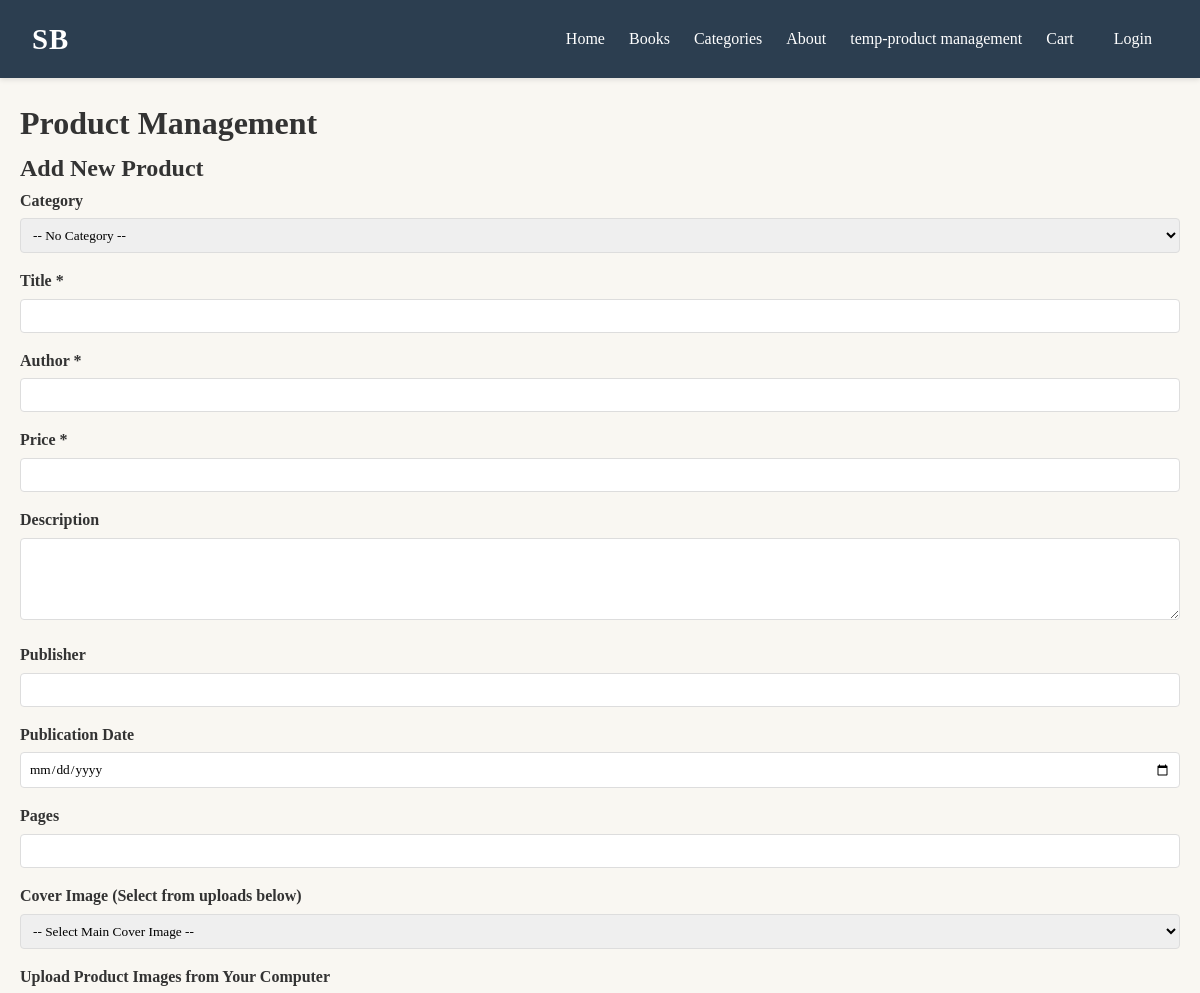
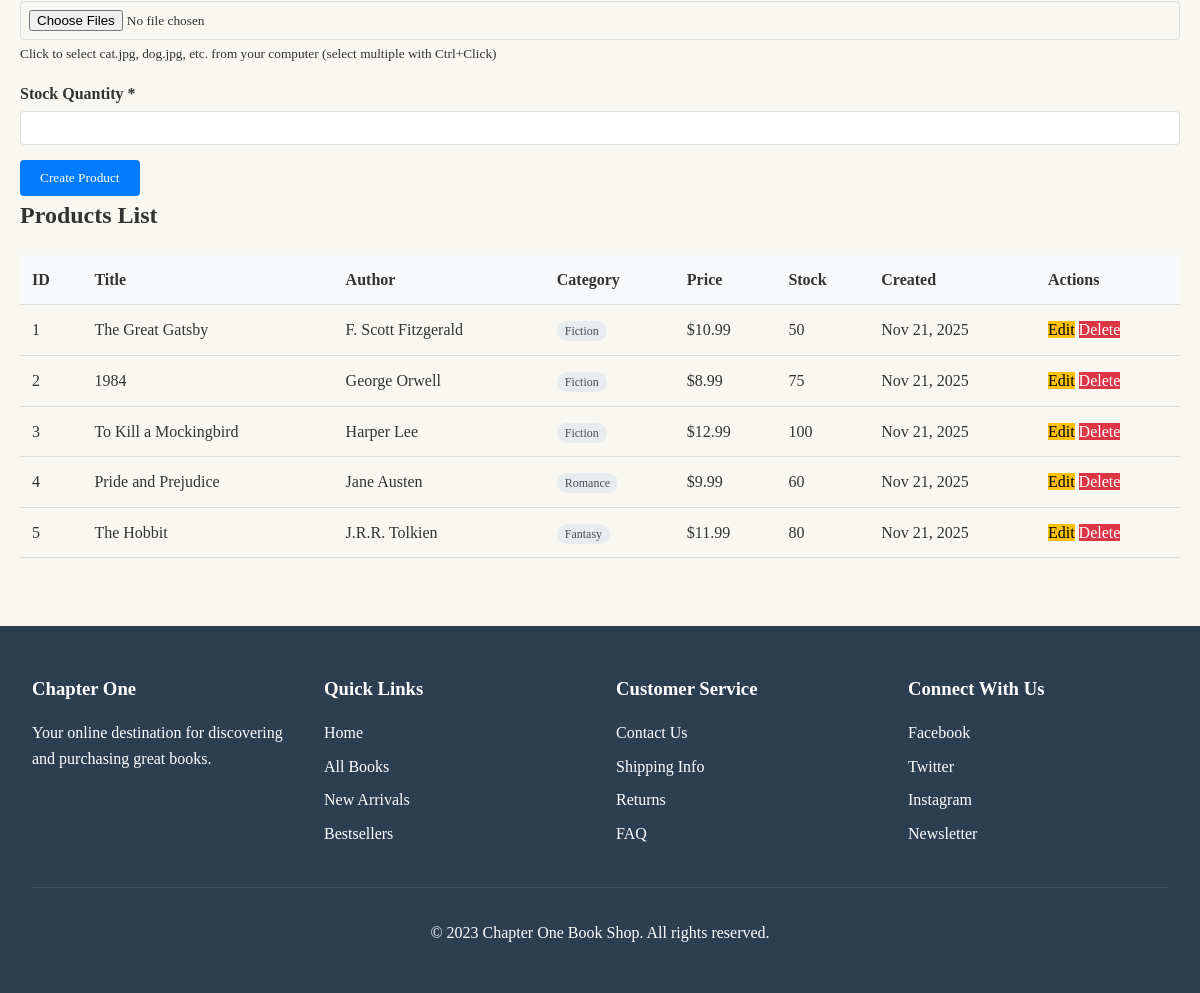
/page/adminProduct.php, run on the app's committed database (2 pictures, top to bottom).
### tables this page shows
CREATE TABLE products (
    id INT AUTO_INCREMENT PRIMARY KEY,
    category_id INT NULL,
    title VARCHAR(255) NOT NULL,
    author VARCHAR(255) NOT NULL,
    price DECIMAL(10, 2) NOT NULL,
    description TEXT,
    publisher VARCHAR(255),
    publication_date DATE,
    pages INT,
    cover_image VARCHAR(255),
    stock_quantity INT DEFAULT 0,
    created_at TIMESTAMP DEFAULT CURRENT_TIMESTAMP,
    updated_at TIMESTAMP DEFAULT CURRENT_TIMESTAMP ON UPDATE CURRENT_TIMESTAMP,
    FOREIGN KEY (category_id) REFERENCES categories(id) ON DELETE SET NULL
);

CREATE TABLE categories (
    id INT AUTO_INCREMENT PRIMARY KEY,
    name VARCHAR(255) NOT NULL UNIQUE,
    description TEXT,
    sort_order INT DEFAULT 0,
    created_at TIMESTAMP DEFAULT CURRENT_TIMESTAMP,
    updated_at TIMESTAMP DEFAULT CURRENT_TIMESTAMP ON UPDATE CURRENT_TIMESTAMP
);

### page/adminProduct.php (the view, shortened to what this page needs)
<?php
include '../sb_head.php';
$host = 'localhost';
$dbname = 'sbonline';
$username = 'root';
$password = '';
$product = [
    'id' => '',
    'category_id' => '',
    'title' => '',
    'author' => '',
    'price' => '',
    'description' => '',
    'publisher' => '',
    'publication_date' => '',
    'pages' => '',
    'cover_image' => '',
    'stock_quantity' => ''
];
try {
    $pdo = new PDO("mysql:host=$host;dbname=$dbname;charset=utf8", $username, $password);
    $pdo->setAttribute(PDO::ATTR_ERRMODE, PDO::ERRMODE_EXCEPTION);
    $sql = "SELECT p.*, c.name as category_name
            FROM products p
            LEFT JOIN categories c ON p.category_id = c.id
            ORDER BY p.created_at DESC";
    $stmt = $pdo->prepare($sql);
    $stmt->execute();
    $products = $stmt->fetchAll(PDO::FETCH_ASSOC);
} catch (PDOException $e) {
    $error = "Database error: " . $e->getMessage();
}
?>
<!DOCTYPE html>
<html lang="en">
<head>
</head>
<body>
    <div class="container">
        <h1>Product Management</h1>
        <div class="form-section">
            <h2><?php echo empty($product['id']) ? 'Add New Product' : 'Edit Product'; ?></h2>
            <form method="POST" action="adminProduct.php" enctype="multipart/form-data">
                <div class="form-group">
                    <label for="category_id">Category</label>
                    <select id="category_id" name="category_id">
                        <option value="">-- No Category --</option>
                    </select>
                </div>
                <div class="form-group">
                    <label for="title">Title *</label>
                    <input type="text" id="title" name="title" required
                           value="<?php echo htmlspecialchars($product['title']); ?>">
                </div>
                <div class="form-group">
                    <label for="author">Author *</label>
                    <input type="text" id="author" name="author" required
                           value="<?php echo htmlspecialchars($product['author']); ?>">
                </div>
                <div class="form-group">
                    <label for="price">Price *</label>
                    <input type="number" id="price" name="price" step="0.01" min="0" required
                           value="<?php echo htmlspecialchars($product['price']); ?>">
                </div>
                <div class="form-group">
                    <label for="description">Description</label>
                    <textarea id="description" name="description" rows="4"><?php echo htmlspecialchars($product['description']); ?></textarea>
                </div>
                <div class="form-group">
                    <label for="publisher">Publisher</label>
                    <input type="text" id="publisher" name="publisher"
                           value="<?php echo htmlspecialchars($product['publisher']); ?>">
                </div>
                <div class="form-group">
                    <label for="publication_date">Publication Date</label>
                    <input type="date" id="publication_date" name="publication_date"
                           value="<?php echo htmlspecialchars($product['publication_date']); ?>">
                </div>
                <div class="form-group">
                    <label for="pages">Pages</label>
                    <input type="number" id="pages" name="pages" min="1"
                           value="<?php echo htmlspecialchars($product['pages']); ?>">
                </div>
                <div class="form-group">
                    <label for="cover_image">Cover Image (Select from uploads below)</label>
                    <select id="cover_image" name="cover_image">
                        <option value="">-- Select Main Cover Image --</option>
                    </select>
                </div>
                <div class="form-group">
                    <label for="product_images">Upload Product Images from Your Computer</label>
                    <input type="file" id="product_images" name="product_images[]"
                           multiple accept="image/jpeg, image/png, image/gif, image/webp">
                    <small>Click to select cat.jpg, dog.jpg, etc. from your computer (select multiple with Ctrl+Click)</small>
                </div>
                <div class="form-group">
                    <label for="stock_quantity">Stock Quantity *</label>
                    <input type="number" id="stock_quantity" name="stock_quantity" min="0" required
                           value="<?php echo htmlspecialchars($product['stock_quantity']); ?>">
                </div>
                <button type="submit" class="btn-primary">
                    <?php echo empty($product['id']) ? 'Create Product' : 'Update Product'; ?>
                </button>
            </form>
        </div>
        <div class="list-section">
            <h2>Products List</h2>
            <?php if (empty($products)): ?>
                <p>No products found.</p>
            <?php else: ?>
                <table class="table">
                    <thead>
                        <tr>
                            <th>ID</th>
                            <th>Title</th>
                            <th>Author</th>
                            <th>Category</th>
                            <th>Price</th>
                            <th>Stock</th>
                            <th>Created</th>
                            <th>Actions</th>
                        </tr>
                    </thead>
                    <tbody>
                        <?php foreach ($products as $p): ?>
                            <tr>
                                <td><?php echo htmlspecialchars($p['id']); ?></td>
                                <td><?php echo htmlspecialchars($p['title']); ?></td>
                                <td><?php echo htmlspecialchars($p['author']); ?></td>
                                <td>
                                    <?php if ($p['category_name']): ?>
                                        <span class="category-badge"><?php echo htmlspecialchars($p['category_name']); ?></span>
                                    <?php else: ?>
                                        <span style="color: #6c757d;">No Category</span>
                                    <?php endif; ?>
                                </td>
                                <td>$<?php echo number_format($p['price'], 2); ?></td>
                                <td><?php echo htmlspecialchars($p['stock_quantity']); ?></td>
                                <td><?php echo date('M j, Y', strtotime($p['created_at'])); ?></td>
                                <td class="actions">
                                    <a href="adminProduct.php?action=edit&id=<?php echo $p['id']; ?>"
                                       class="btn-warning">Edit</a>
                                    <a href="adminProduct.php?action=delete&id=<?php echo $p['id']; ?>"
                                       class="btn-danger"
                                       onclick="return confirm('Are you sure you want to delete this product?')">Delete</a>
                                </td>
                            </tr>
                        <?php endforeach; ?>
                    </tbody>
                </table>
            <?php endif; ?>
        </div>
    </div>
</body>
</html>
<?php
include '../sb_foot.php';

### sb_head.php (shortened to what this page needs)
<!DOCTYPE html>
<html lang="en">
<head>
    <link rel="stylesheet" href="/css/sb_style.css">
</head>
<body>
    <header>
        <div class="logo">SB</div>
        <div class="header-right">
            <nav>
                <ul>
                    <li><a href="/index.php">Home</a></li>
                    <li><a href="/page/product.php">Books</a></li>
                    <li><a href="/page/category.php">Categories</a></li>
                    <li><a href="/page/about.php">About</a></li>
                    <li><a href="/page/adminProduct.php">temp-product management</a></li>
                    <li><a href="/page/cart_view.php">Cart</a></li>
                </ul>
            </nav>
            <?php if (isset($_SESSION['user_id'])): ?>
                <div class="profile-dropdown">
                    <button class="profile-icon" onclick="toggleProfileDropdown()" title="Profile">
                        <img src="/images/login.jpg" alt="Profile" class="profile-image">
                    </button>
                    <div class="dropdown-menu" id="profileDropdown">
                        <a href="/page/<?= ($_SESSION['user_type'] ?? '') === 'admin' ? 'admin_profile.php' : 'user_profile.php' ?>">Profile</a>
                        <a href="/login/logout.php">Logout</a>
                    </div>
                </div>
            <?php else: ?>
                <a href="/login/index.php" class="login-link">Login</a>
            <?php endif; ?>
        </div>
    </header>

### sb_foot.php
  <footer>
        <div class="footer-content">
            <div class="footer-section">
                <h3>Chapter One</h3>
                <p>Your online destination for discovering and purchasing great books.</p>
            </div>
            <div class="footer-section">
                <h3>Quick Links</h3>
                <ul>
                    <li><a href="#">Home</a></li>
                    <li><a href="#">All Books</a></li>
                    <li><a href="#">New Arrivals</a></li>
                    <li><a href="#">Bestsellers</a></li>
                </ul>
            </div>
            <div class="footer-section">
                <h3>Customer Service</h3>
                <ul>
                    <li><a href="#">Contact Us</a></li>
                    <li><a href="#">Shipping Info</a></li>
                    <li><a href="#">Returns</a></li>
                    <li><a href="#">FAQ</a></li>
                </ul>
            </div>
            <div class="footer-section">
                <h3>Connect With Us</h3>
                <ul>
                    <li><a href="#">Facebook</a></li>
                    <li><a href="#">Twitter</a></li>
                    <li><a href="#">Instagram</a></li>
                    <li><a href="#">Newsletter</a></li>
                </ul>
            </div>
        </div>
        <div class="copyright">
            <p>&copy; 2023 Chapter One Book Shop. All rights reserved.</p>
        </div>
    </footer>
</body>
</html>

### css/sb_style.css (style rules this page uses)
* { margin: 0; padding: 0; box-sizing: border-box; font-family: "Georgia", serif; }
body { background-color: #f9f7f2; color: #333; line-height: 1.6; }
a { text-decoration: none; color: inherit; }
header { background-color: #2c3e50; color: #fff; padding: 1rem 2rem; display: flex; justify-content: space-between; align-items: center; box-shadow: 0 2px 5px rgba(0, 0, 0, 0.1); }
.logo { font-size: 1.8rem; font-weight: bold; letter-spacing: 1px; }
.header-right { display: flex; align-items: center; gap: 1.5rem; }
nav ul { display: flex; list-style: none; margin: 0; padding: 0; gap: 1.5rem; }
nav li { margin: 0; }
.login-link { color: #fff; font-size: 1rem; text-decoration: none; padding: 0.5rem 1rem; }
.container { max-width: 1200px; margin: 0 auto; padding: 2rem; }
footer { background: #2c3e50; color: white; padding: 3rem 2rem; margin-top: 3rem; }
.footer-content { max-width: 1200px; margin: 0 auto; display: grid; grid-template-columns: repeat(auto-fit, minmax(200px, 1fr)); gap: 2rem; }
.footer-section h3 { margin-bottom: 1rem; }
.footer-section ul { list-style: none; }
.footer-section li { margin-bottom: 0.5rem; }
.copyright { text-align: center; margin-top: 2rem; padding-top: 2rem; border-top: 1px solid rgba(255, 255, 255, 0.1); }

### page/adminProduct.php (style rules this page uses)
.container { max-width: 1200px; margin: 0 auto; padding: 20px; }
.form-group { margin-bottom: 15px; }
label { display: block; margin-bottom: 5px; font-weight: bold; }
input, textarea, select { width: 100%; padding: 8px; border: 1px solid #ddd; border-radius: 4px; }
button { padding: 10px 20px; border: none; border-radius: 4px; cursor: pointer; }
.btn-primary { background: #007bff; color: white; }
.btn-danger { background: #dc3545; color: white; }
.btn-warning { background: #ffc107; color: black; }
.table { width: 100%; border-collapse: collapse; margin-top: 20px; }
.table th, .table td { padding: 12px; text-align: left; border-bottom: 1px solid #ddd; }
.table th { background: #f8f9fa; }
.actions { white-space: nowrap; }
.category-badge { background: #e9ecef; padding: 3px 8px; border-radius: 12px; font-size: 12px; color: #495057; }

### data on the page
products: id "1", title "The Great Gatsby", author "F. Scott Fitzgerald", category.name "Fiction", price "10.99", stock_quantity "50", created_at "Nov 21, 2025"
products: id "2", title "1984", author "George Orwell", category.name "Fiction", price "8.99", stock_quantity "75", created_at "Nov 21, 2025"
products: id "3", title "To Kill a Mockingbird", author "Harper Lee", category.name "Fiction", price "12.99", stock_quantity "100", created_at "Nov 21, 2025"
products: id "4", title "Pride and Prejudice", author "Jane Austen", category.name "Romance", price "9.99", stock_quantity "60", created_at "Nov 21, 2025"
products: id "5", title "The Hobbit", author "J.R.R. Tolkien", category.name "Fantasy", price "11.99", stock_quantity "80", created_at "Nov 21, 2025"
